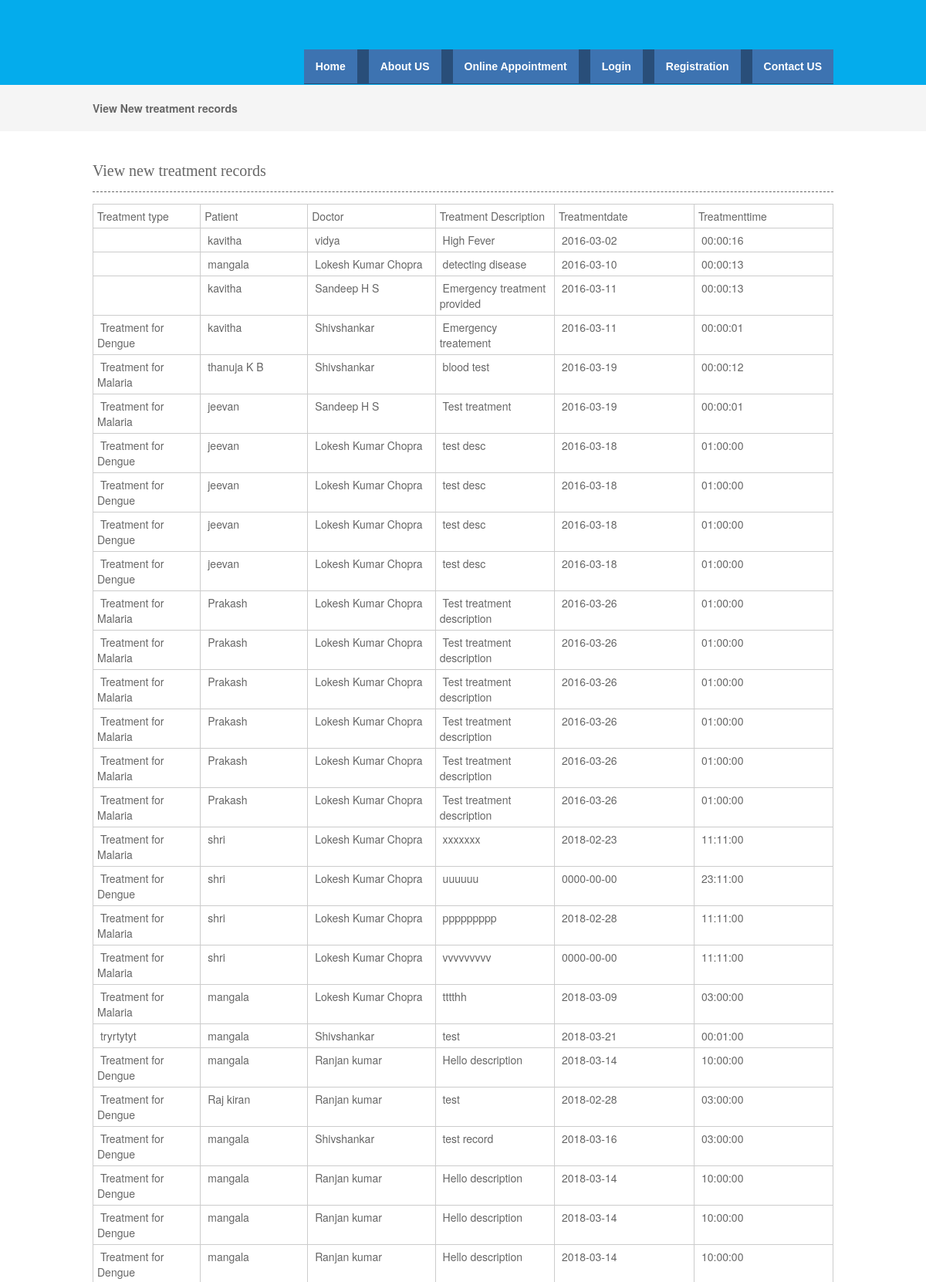
The page /viewtreatmentrecord.php (upper part) on the database its author committed.
### tables this page shows
CREATE TABLE `treatment_records` (
  `treatment_records_id` int(10) NULL,
  `treatmentid` int(10) NULL,
  `appointmentid` int(10) NULL,
  `patientid` int(10) NULL,
  `doctorid` int(10) NULL,
  `treatment_description` text NULL,
  `uploads` varchar(100) NULL,
  `treatment_date` date NULL,
  `treatment_time` time NULL,
  `status` varchar(10) NULL
);

CREATE TABLE `patient` (
  `patientid` int(10) NULL,
  `patientname` varchar(50) NULL,
  `admissiondate` date NULL,
  `admissiontime` time NULL,
  `address` varchar(250) NULL,
  `mobileno` varchar(15) NULL,
  `city` varchar(25) NULL,
  `pincode` varchar(20) NULL,
  `loginid` varchar(50) NULL,
  `password` varchar(25) NULL,
  `bloodgroup` varchar(20) NULL,
  `gender` varchar(10) NULL,
  `dob` date NULL,
  `status` varchar(10) NULL
);

CREATE TABLE `doctor` (
  `doctorid` int(10) NULL,
  `doctorname` varchar(50) NULL,
  `mobileno` varchar(15) NULL,
  `departmentid` int(10) NULL,
  `loginid` varchar(25) NULL,
  `password` varchar(25) NULL,
  `status` varchar(10) NULL,
  `education` varchar(25) NULL,
  `experience` float(11,1) NULL,
  `consultancy_charge` float(10,2) NULL
);

CREATE TABLE `treatment` (
  `treatmentid` int(10) NULL,
  `treatmenttype` varchar(25) NULL,
  `treatment_cost` decimal(10,2) NULL,
  `note` text NULL,
  `status` varchar(10) NULL
);

### viewtreatmentrecord.php (the view, shortened to what this page needs)
<?php
include("header.php");
include("dbconnection.php");
?>
<div class="wrapper col2">
  <div id="breadcrumb">
    <ul>
      <li class="first">View New treatment records</li></ul>
  </div>
</div>
<div class="wrapper col4">
  <div id="container">
    <h1>View new treatment records</h1>
    <form method="post" action="">
      <table width="692" border="3">
        <tbody>
          <tr>
            <td width="71">Treatment type</td>
            <td width="52">Patient</td>
            <td width="78">Doctor</td>
            <td width="82">Treatment Description</td>
            <td width="43">Treatmentdate</td>
            <td width="43">Treatmenttime</td>
          </tr>
          <?php
		$sql ="SELECT * FROM treatment_records where status='Active'";
		$qsql = mysqli_query($con,$sql);
		while($rs = mysqli_fetch_array($qsql))
		{
			$sqlpat = "SELECT * FROM patient WHERE patientid='$rs[patientid]'";
			$qsqlpat = mysqli_query($con,$sqlpat);
			$rspat = mysqli_fetch_array($qsqlpat);
			$sqldoc= "SELECT * FROM doctor WHERE doctorid='$rs[doctorid]'";
			$qsqldoc = mysqli_query($con,$sqldoc);
			$rsdoc = mysqli_fetch_array($qsqldoc);
			$sqltreatment= "SELECT * FROM treatment WHERE treatmentid='$rs[treatmentid]'";
			$qsqltreatment = mysqli_query($con,$sqltreatment);
			$rstreatment = mysqli_fetch_array($qsqltreatment);
        echo "<tr>
          <td>&nbsp;$rstreatment[treatmenttype]</td>
		   <td>&nbsp;$rspat[patientname]</td>
		    <td>&nbsp;$rsdoc[doctorname]</td>
			<td>&nbsp;$rs[treatment_description]</td>
			 <td>&nbsp;$rs[treatment_date]</td>
			  <td>&nbsp;$rs[treatment_time]</td>";
       echo " </tr>";
		}
		?>
        </tbody>
      </table>
    </form>
  </div>
</div>
<?php
include("footer.php");
?>

### layout/styles/layout.css (style rules this page uses)
html { overflow-y:scroll; }
body { margin:0; padding:0; font-size:13px; font-family:verdana, Arial, Helvetica, sans-serif; color:#FFFFFF; background-color:#4F473A; }
div.wrapper { display:block; width:100%; margin:0; text-align:left; }
.col2 { color:#666666; background-color:#F5F5F5; }
.col3, .col4 { color:#666666; background-color:#FFFFFF; }
#head, #gallery, #breadcrumb, #container, #footer { display:block; position:relative; width:960px; margin:0 auto; }
#breadcrumb { padding:20px 0; }
#breadcrumb ul { margin:0; padding:0; list-style:none; }
#breadcrumb ul li { display:inline; }
#breadcrumb ul li.first { font-weight:bold; }
#container { padding:40px 0; }
#container h1, #container h2, #container h3, #container h4, #container h5, #container h6 { margin:0 0 15px 0; padding:0 0 15px 0; line-height:normal; font-weight:normal; font-size:20px; font-family:Georgia, "Times New Roman", Times, serif; border-bottom:1px dashed #666666; }

### layout/styles/forms.css (style rules this page uses)
form, fieldset, legend { margin:0; padding:0; border:none; }

### layout/styles/tables.css (style rules this page uses)
table { width:100%; border-collapse:collapse; table-layout:auto; vertical-align:top; margin-bottom:15px; border:1px solid #CCCCCC; }
table tbody td { vertical-align:top; border-collapse:collapse; border-left:1px solid #CCCCCC; border-right:1px solid #CCCCCC; }
table thead th, table tbody td { padding:5px; border-collapse:collapse; }

### rows shown on the page
treatment_records: patientid.patientname "kavitha", doctorid.doctorname "vidya", treatment_description "High Fever", treatment_date "2016-03-02", treatment_time "00:00:16"
treatment_records: patientid.patientname "mangala", doctorid.doctorname "Lokesh Kumar Chopra", treatment_description "detecting disease", treatment_date "2016-03-10", treatment_time "00:00:13"
treatment_records: patientid.patientname "kavitha", doctorid.doctorname "Sandeep H S", treatment_description "Emergency treatment provided", treatment_date "2016-03-11", treatment_time "00:00:13"
treatment_records: treatmentid.treatmenttype "Treatment for Dengue", patientid.patientname "kavitha", doctorid.doctorname "Shivshankar", treatment_description "Emergency treatement", treatment_date "2016-03-11", treatment_time "00:00:01"
treatment_records: treatmentid.treatmenttype "Treatment for Malaria", patientid.patientname "thanuja K B", doctorid.doctorname "Shivshankar", treatment_description "blood test", treatment_date "2016-03-19", treatment_time "00:00:12"
treatment_records: treatmentid.treatmenttype "Treatment for Malaria", patientid.patientname "jeevan", doctorid.doctorname "Sandeep H S", treatment_description "Test treatment", treatment_date "2016-03-19", treatment_time "00:00:01"
treatment_records: treatmentid.treatmenttype "Treatment for Dengue", patientid.patientname "jeevan", doctorid.doctorname "Lokesh Kumar Chopra", treatment_description "test desc", treatment_date "2016-03-18", treatment_time "01:00:00"
treatment_records: treatmentid.treatmenttype "Treatment for Dengue", patientid.patientname "jeevan", doctorid.doctorname "Lokesh Kumar Chopra", treatment_description "test desc", treatment_date "2016-03-18", treatment_time "01:00:00"
treatment_records: treatmentid.treatmenttype "Treatment for Dengue", patientid.patientname "jeevan", doctorid.doctorname "Lokesh Kumar Chopra", treatment_description "test desc", treatment_date "2016-03-18", treatment_time "01:00:00"
treatment_records: treatmentid.treatmenttype "Treatment for Dengue", patientid.patientname "jeevan", doctorid.doctorname "Lokesh Kumar Chopra", treatment_description "test desc", treatment_date "2016-03-18", treatment_time "01:00:00"
treatment_records: treatmentid.treatmenttype "Treatment for Malaria", patientid.patientname "Prakash", doctorid.doctorname "Lokesh Kumar Chopra", treatment_description "Test treatment description", treatment_date "2016-03-26", treatment_time "01:00:00"
treatment_records: treatmentid.treatmenttype "Treatment for Malaria", patientid.patientname "Prakash", doctorid.doctorname "Lokesh Kumar Chopra", treatment_description "Test treatment description", treatment_date "2016-03-26", treatment_time "01:00:00"
treatment_records: treatmentid.treatmenttype "Treatment for Malaria", patientid.patientname "Prakash", doctorid.doctorname "Lokesh Kumar Chopra", treatment_description "Test treatment description", treatment_date "2016-03-26", treatment_time "01:00:00"
treatment_records: treatmentid.treatmenttype "Treatment for Malaria", patientid.patientname "Prakash", doctorid.doctorname "Lokesh Kumar Chopra", treatment_description "Test treatment description", treatment_date "2016-03-26", treatment_time "01:00:00"
treatment_records: treatmentid.treatmenttype "Treatment for Malaria", patientid.patientname "Prakash", doctorid.doctorname "Lokesh Kumar Chopra", treatment_description "Test treatment description", treatment_date "2016-03-26", treatment_time "01:00:00"
treatment_records: treatmentid.treatmenttype "Treatment for Malaria", patientid.patientname "Prakash", doctorid.doctorname "Lokesh Kumar Chopra", treatment_description "Test treatment description", treatment_date "2016-03-26", treatment_time "01:00:00"
treatment_records: treatmentid.treatmenttype "Treatment for Malaria", patientid.patientname "shri", doctorid.doctorname "Lokesh Kumar Chopra", treatment_description "xxxxxxx", treatment_date "2018-02-23", treatment_time "11:11:00"
treatment_records: treatmentid.treatmenttype "Treatment for Dengue", patientid.patientname "shri", doctorid.doctorname "Lokesh Kumar Chopra", treatment_description "uuuuuu", treatment_date "0000-00-00", treatment_time "23:11:00"
treatment_records: treatmentid.treatmenttype "Treatment for Malaria", patientid.patientname "shri", doctorid.doctorname "Lokesh Kumar Chopra", treatment_description "ppppppppp", treatment_date "2018-02-28", treatment_time "11:11:00"
treatment_records: treatmentid.treatmenttype "Treatment for Malaria", patientid.patientname "shri", doctorid.doctorname "Lokesh Kumar Chopra", treatment_description "vvvvvvvvv", treatment_date "0000-00-00", treatment_time "11:11:00"
treatment_records: treatmentid.treatmenttype "Treatment for Malaria", patientid.patientname "mangala", doctorid.doctorname "Lokesh Kumar Chopra", treatment_description "tttthh", treatment_date "2018-03-09", treatment_time "03:00:00"
treatment_records: treatmentid.treatmenttype "tryrtytyt", patientid.patientname "mangala", doctorid.doctorname "Shivshankar", treatment_description "test", treatment_date "2018-03-21", treatment_time "00:01:00"
treatment_records: treatmentid.treatmenttype "Treatment for Dengue", patientid.patientname "mangala", doctorid.doctorname "Ranjan kumar", treatment_description "Hello description", treatment_date "2018-03-14", treatment_time "10:00:00"
treatment_records: treatmentid.treatmenttype "Treatment for Dengue", patientid.patientname "Raj kiran", doctorid.doctorname "Ranjan kumar", treatment_description "test", treatment_date "2018-02-28", treatment_time "03:00:00"
treatment_records: treatmentid.treatmenttype "Treatment for Dengue", patientid.patientname "mangala", doctorid.doctorname "Shivshankar", treatment_description "test record", treatment_date "2018-03-16", treatment_time "03:00:00"
treatment_records: treatmentid.treatmenttype "Treatment for Dengue", patientid.patientname "mangala", doctorid.doctorname "Ranjan kumar", treatment_description "Hello description", treatment_date "2018-03-14", treatment_time "10:00:00"
treatment_records: treatmentid.treatmenttype "Treatment for Dengue", patientid.patientname "mangala", doctorid.doctorname "Ranjan kumar", treatment_description "Hello description", treatment_date "2018-03-14", treatment_time "10:00:00"
treatment_records: treatmentid.treatmenttype "Treatment for Dengue", patientid.patientname "mangala", doctorid.doctorname "Ranjan kumar", treatment_description "Hello description", treatment_date "2018-03-14", treatment_time "10:00:00"
